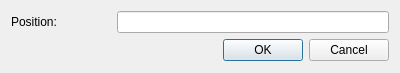
<?xml version="1.0" encoding="UTF-8"?>
<ui version="4.0">
 <class>CreatePosition</class>
 <widget class="QDialog" name="CreatePosition">
  <property name="geometry">
   <rect>
    <x>0</x>
    <y>0</y>
    <width>400</width>
    <height>73</height>
   </rect>
  </property>
  <property name="windowTitle">
   <string>Create/Update payment</string>
  </property>
  <property name="locale">
   <locale language="English" country="UnitedStates"/>
  </property>
  <property name="modal">
   <bool>false</bool>
  </property>
  <layout class="QGridLayout" name="gridLayout">
   <property name="leftMargin">
    <number>11</number>
   </property>
   <property name="topMargin">
    <number>11</number>
   </property>
   <property name="rightMargin">
    <number>11</number>
   </property>
   <property name="bottomMargin">
    <number>11</number>
   </property>
   <item row="1" column="0">
    <widget class="QLabel" name="positionLb">
     <property name="minimumSize">
      <size>
       <width>100</width>
       <height>0</height>
      </size>
     </property>
     <property name="text">
      <string>Position:</string>
     </property>
    </widget>
   </item>
   <item row="1" column="1">
    <widget class="QLineEdit" name="nameEdit">
     <property name="toolTip">
      <string>&lt;html&gt;&lt;head/&gt;&lt;body&gt;&lt;p&gt;For example: HR&lt;/p&gt;&lt;/body&gt;&lt;/html&gt;</string>
     </property>
    </widget>
   </item>
   <item row="3" column="0" colspan="2">
    <layout class="QHBoxLayout" name="horizontalLayout">
     <item>
      <spacer name="horizontalSpacer">
       <property name="orientation">
        <enum>Qt::Horizontal</enum>
       </property>
       <property name="sizeHint" stdset="0">
        <size>
         <width>40</width>
         <height>20</height>
        </size>
       </property>
      </spacer>
     </item>
     <item>
      <widget class="QPushButton" name="okBtn">
       <property name="text">
        <string>OK</string>
       </property>
      </widget>
     </item>
     <item>
      <widget class="QPushButton" name="cancelBtn">
       <property name="text">
        <string>Cancel</string>
       </property>
      </widget>
     </item>
    </layout>
   </item>
  </layout>
 </widget>
 <tabstops>
  <tabstop>nameEdit</tabstop>
  <tabstop>okBtn</tabstop>
  <tabstop>cancelBtn</tabstop>
 </tabstops>
 <resources/>
 <connections/>
</ui>
